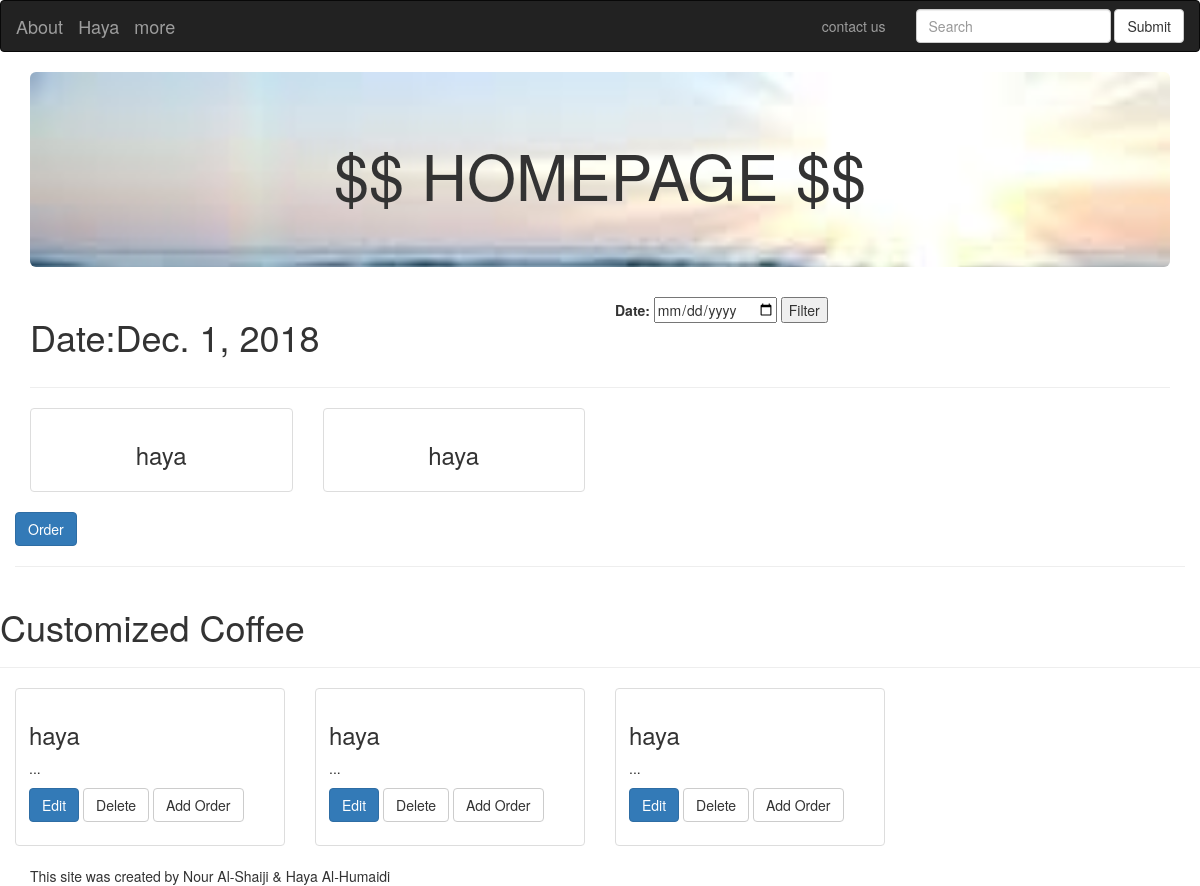
Page /main/home/ (signed in) on the earlier database version.
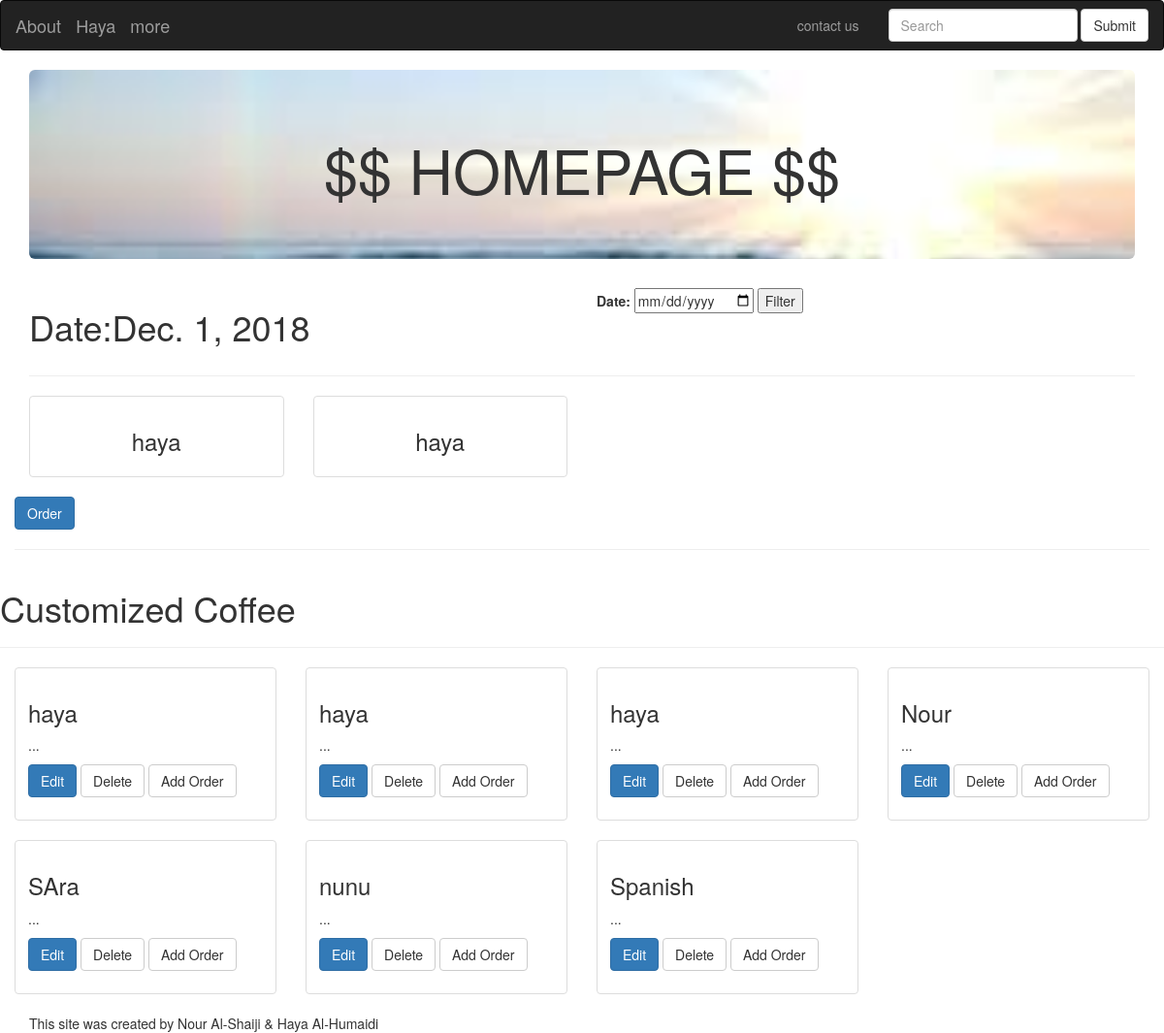
Same page on the later database version.
### main/models.py (models this page shows, shortened)
class Order(models.Model):
    user = models.ForeignKey(User)
    coffee = models.ForeignKey(Coffee)
    date = models.DateField()

class Coffee(models.Model):
    user= models.ForeignKey(User)
    name = models.CharField(max_length = 255)
    bean = models.ForeignKey(Bean)
    roast = models.ForeignKey(Roast)
    esspreso_shots = models.PositiveIntegerField(default = 1)
    water = models.FloatField(default = 0)
    steamed_milk = models.BooleanField(default = False)
    foam = models.FloatField(default = 0)
    powder = models.ManyToManyField(Powder, blank=True)
    syrup = models.ManyToManyField(Syrup, blank=True)
    extra_instructions = models.TextField()
    def __str__(self):
        return self.name

### main/views.py (the view)
def home(request):
    context = {}
    user = request.user
    context['user']=user
    if request.method=="POST":
        form = SearchForm(request.POST)
        if form.is_valid():
            context['form']=form
            date = form.cleaned_data['date']
            context['today']=date
            order_list = Order.objects.filter(user=user, date=date)
            context["order_list"]=order_list
    else:
        form = SearchForm()
        context["form"]=form
        today = datetime.date.today()
        context['today']=today
        order_list = Order.objects.filter(user=user, date=today)
        context['order_list']=order_list
    coffee_list = Coffee.objects.filter(user=user)
    context['coffee_list']=coffee_list
    return render(request, "main/home.html", context)

### main/forms.py
class SearchForm(forms.Form):
    date = forms.DateField(widget = forms.DateInput(attrs={"type":"date"}))

### main/templates/main/home.html (shortened to what this page needs)
{% extends 'main/base.html' %}
{% load crispy_forms_tags %}
{% block header %} $$ HOMEPAGE $$ {% endblock %}
{% block content %}
<div class="row">
 <div class="col col-sm-6">
 <h1>Date:{{today}}</h1>
 </div>
 <div class="col col-sm-6">
 <form class="" action="{% url 'main:home' %}" method="post">
     {{form}}
     <input type="submit" name="" value="Filter">
 </form>
 </div>
</div>
<hr>
  <div class="row">
  {% if order_list %}
    {% for order in order_list %}
      <div class="col-sm-4 col-md-3">
        <div class="thumbnail">
          <div class="caption">
            <h3 class =" text-center">{{order.coffee}}</h3>
          </div>
        </div>
      </div>
    {% endfor %}
  {% else %}
  <h1>HAHA you're broke</h1>
  {% endif %}
</div>
<div class="row">
  <a href="{% url 'main:send_order_email' today.year today.month today.day %}"><div class="btn btn-primary">Order</div></a>
<hr>
<div class="row">
 <h1>Customized Coffee </h1>
 <hr>
 {% for coffee in coffee_list %}
   <div class="col-sm-4 col-md-3">
     <div class="thumbnail">
       <div class="caption">
         <h3>{{coffee}}</h3>
         <p>...</p>
         <p>
           <a href="{% url 'main:editCoffee' coffee_id=coffee.id%}" class="btn btn-primary" role="button">Edit</a>
           <a href="{% url 'main:deleteCoffee' coffee_id=coffee.id%}" class="btn btn-default" role="button">Delete</a>
           <a href="{% url 'main:createOrder' coffee_id=coffee.id%}" class="btn btn-default" role="button">Add Order</a>
         </p>
       </div>
     </div>
   </div>
 {% endfor %}
</div>
{% endblock %}

### main/templates/main/base.html (shortened to what this page needs)
<!DOCTYPE html>
{% load static %}
<html lang="en">
    <head>
        <link href="{% static '/bootstrap-3.3.7-dist/css/bootstrap.css' %}" rel="stylesheet"/>
    </head>
    <body>
        <nav class="navbar navbar-inverse">
            <div class="container-fluid">
                <div class="navbar-header">
                    <a class="navbar-brand" href="#">About</a>
                </div>
                <div class="navbar-header">
                    <a class="navbar-brand" href="#">Haya</a>
                </div>
                <div class="navbar-header">
                    <a class="navbar-brand" href="#">more</a>
                </div>
                <form class="navbar-form navbar-right">
                    <div class="form-group">
                        <input type="text" class="form-control" placeholder="Search">
                    </div>
                    <button type="submit" class="btn btn-default">Submit</button>
                </form>
                <ul class="nav navbar-nav navbar-right">
                    <li><a href="#">contact us</a></li>
                </ul>
            </div>
        </nav>
        <div class="container">
            <div id="jumbo" class="jumbotron text-center">
                <h1>
                    {% block header %}
                    {% endblock %}
                </h1>
            </div>
            {% block content %}
            {% endblock %}
        </div>
        <div>This site was created by Nour Al-Shaiji & Haya Al-Humaidi</div>
    </body>
</html>

Differences in the rows shown:
added Coffee: name "Nour"
added Coffee: name "SAra"
added Coffee: name "nunu"
added Coffee: name "Spanish"
